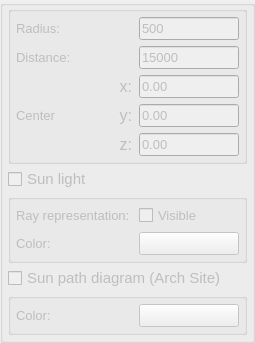
             <widget class="QGroupBox" name="groupBox_10">
              <property name="sizePolicy">
               <sizepolicy hsizetype="Expanding" vsizetype="Preferred">
                <horstretch>0</horstretch>
                <verstretch>0</verstretch>
               </sizepolicy>
              </property>
              <property name="font">
               <font>
                <pointsize>12</pointsize>
                <italic>true</italic>
               </font>
              </property>
              <property name="title">
               <string/>
              </property>
              <layout class="QGridLayout" name="gridLayout_11">
               <property name="leftMargin">
                <number>5</number>
               </property>
               <property name="topMargin">
                <number>0</number>
               </property>
               <property name="rightMargin">
                <number>5</number>
               </property>
               <property name="bottomMargin">
                <number>5</number>
               </property>
               <property name="verticalSpacing">
                <number>3</number>
               </property>
               <item row="4" column="0">
                <widget class="QCheckBox" name="checkBox_Sun_path_diagram">
                 <property name="enabled">
                  <bool>false</bool>
                 </property>
                 <property name="sizePolicy">
                  <sizepolicy hsizetype="Minimum" vsizetype="Maximum">
                   <horstretch>0</horstretch>
                   <verstretch>0</verstretch>
                  </sizepolicy>
                 </property>
                 <property name="font">
                  <font>
                   <pointsize>11</pointsize>
                   <italic>false</italic>
                  </font>
                 </property>
                 <property name="toolTip">
                  <string>It is necessary to have an Arch Site object
to enable the sun path diagram.
For Color 3D view shadows, leave it disabled.</string>
                 </property>
                 <property name="layoutDirection">
                  <enum>Qt::LeftToRight</enum>
                 </property>
                 <property name="text">
                  <string>Sun path diagram (Arch Site)</string>
                 </property>
                </widget>
               </item>
               <item row="1" column="0">
                <widget class="QGroupBox" name="groupBox_7">
                 <property name="sizePolicy">
                  <sizepolicy hsizetype="Expanding" vsizetype="Maximum">
                   <horstretch>0</horstretch>
                   <verstretch>0</verstretch>
                  </sizepolicy>
                 </property>
                 <property name="title">
                  <string/>
                 </property>
                 <layout class="QGridLayout" name="gridLayout_3">
                  <property name="leftMargin">
                   <number>5</number>
                  </property>
                  <property name="topMargin">
                   <number>5</number>
                  </property>
                  <property name="rightMargin">
                   <number>5</number>
                  </property>
                  <property name="bottomMargin">
                   <number>5</number>
                  </property>
                  <item row="0" column="0">
                   <layout class="QVBoxLayout" name="verticalLayout_16">
                    <item>
                     <layout class="QHBoxLayout" name="horizontalLayout_20">
                      <item>
                       <widget class="QLabel" name="label_radius">
                        <property name="enabled">
                         <bool>false</bool>
                        </property>
                        <property name="font">
                         <font>
                          <pointsize>10</pointsize>
                          <italic>false</italic>
                         </font>
                        </property>
                        <property name="text">
                         <string>Radius:</string>
                        </property>
                       </widget>
                      </item>
                      <item>
                       <spacer name="horizontalSpacer_2">
                        <property name="orientation">
                         <enum>Qt::Horizontal</enum>
                        </property>
                        <property name="sizeHint" stdset="0">
                         <size>
                          <width>40</width>
                          <height>20</height>
                         </size>
                        </property>
                       </spacer>
                      </item>
                      <item>
                       <widget class="QLineEdit" name="lineEdit_Radius">
                        <property name="enabled">
                         <bool>false</bool>
                        </property>
                        <property name="sizePolicy">
                         <sizepolicy hsizetype="Maximum" vsizetype="Fixed">
                          <horstretch>0</horstretch>
                          <verstretch>0</verstretch>
                         </sizepolicy>
                        </property>
                        <property name="maximumSize">
                         <size>
                          <width>100</width>
                          <height>16777215</height>
                         </size>
                        </property>
                        <property name="font">
                         <font>
                          <pointsize>10</pointsize>
                          <italic>false</italic>
                         </font>
                        </property>
                        <property name="toolTip">
                         <string/>
                        </property>
                        <property name="text">
                         <string>500</string>
                        </property>
                       </widget>
                      </item>
                     </layout>
                    </item>
                    <item>
                     <layout class="QHBoxLayout" name="horizontalLayout_21">
                      <item>
                       <widget class="QLabel" name="label_Distance">
                        <property name="enabled">
                         <bool>false</bool>
                        </property>
                        <property name="font">
                         <font>
                          <pointsize>10</pointsize>
                          <italic>false</italic>
                         </font>
                        </property>
                        <property name="text">
                         <string>Distance:</string>
                        </property>
                       </widget>
                      </item>
                      <item>
                       <spacer name="horizontalSpacer_7">
                        <property name="orientation">
                         <enum>Qt::Horizontal</enum>
                        </property>
                        <property name="sizeHint" stdset="0">
                         <size>
                          <width>40</width>
                          <height>20</height>
                         </size>
                        </property>
                       </spacer>
                      </item>
                      <item>
                       <widget class="QLineEdit" name="lineEdit_Distance">
                        <property name="enabled">
                         <bool>false</bool>
                        </property>
                        <property name="sizePolicy">
                         <sizepolicy hsizetype="Maximum" vsizetype="Fixed">
                          <horstretch>0</horstretch>
                          <verstretch>0</verstretch>
                         </sizepolicy>
                        </property>
                        <property name="maximumSize">
                         <size>
                          <width>100</width>
                          <height>16777215</height>
                         </size>
                        </property>
                        <property name="font">
                         <font>
                          <pointsize>10</pointsize>
                          <italic>false</italic>
                         </font>
                        </property>
                        <property name="toolTip">
                         <string/>
                        </property>
                        <property name="text">
                         <string>15000</string>
                        </property>
                       </widget>
                      </item>
                     </layout>
                    </item>
                   </layout>
                  </item>
                  <item row="1" column="0">
                   <layout class="QHBoxLayout" name="horizontalLayout_22">
                    <item>
                     <widget class="QLabel" name="label_Position">
                      <property name="enabled">
                       <bool>false</bool>
                      </property>
                      <property name="font">
                       <font>
                        <pointsize>10</pointsize>
                        <italic>false</italic>
                       </font>
                      </property>
                      <property name="toolTip">
                       <string>Adjust the center position according to the project</string>
                      </property>
                      <property name="text">
                       <string>Center</string>
                      </property>
                     </widget>
                    </item>
                    <item>
                     <layout class="QGridLayout" name="gridLayout_1">
                      <item row="1" column="1">
                       <widget class="QLineEdit" name="lineEdit_Position_y">
                        <property name="enabled">
                         <bool>false</bool>
                        </property>
                        <property name="sizePolicy">
                         <sizepolicy hsizetype="Maximum" vsizetype="Fixed">
                          <horstretch>0</horstretch>
                          <verstretch>0</verstretch>
                         </sizepolicy>
                        </property>
                        <property name="maximumSize">
                         <size>
                          <width>100</width>
                          <height>16777215</height>
                         </size>
                        </property>
                        <property name="font">
                         <font>
                          <pointsize>10</pointsize>
                          <italic>false</italic>
                         </font>
                        </property>
                        <property name="toolTip">
                         <string/>
                        </property>
                        <property name="text">
                         <string>0.00</string>
                        </property>
                       </widget>
                      </item>
                      <item row="2" column="0">
                       <widget class="QLabel" name="label_Position_z">
                        <property name="enabled">
                         <bool>false</bool>
                        </property>
                        <property name="sizePolicy">
                         <sizepolicy hsizetype="Minimum" vsizetype="Preferred">
                          <horstretch>0</horstretch>
                          <verstretch>0</verstretch>
                         </sizepolicy>
                        </property>
                        <property name="font">
                         <font>
                          <pointsize>12</pointsize>
                          <italic>false</italic>
                         </font>
                        </property>
                        <property name="layoutDirection">
                         <enum>Qt::RightToLeft</enum>
                        </property>
                        <property name="text">
                         <string>             z:</string>
                        </property>
                       </widget>
                      </item>
                      <item row="1" column="0">
                       <widget class="QLabel" name="label_Position_y">
                        <property name="enabled">
                         <bool>false</bool>
                        </property>
                        <property name="sizePolicy">
                         <sizepolicy hsizetype="Preferred" vsizetype="Preferred">
                          <horstretch>0</horstretch>
                          <verstretch>0</verstretch>
                         </sizepolicy>
                        </property>
                        <property name="font">
                         <font>
                          <pointsize>12</pointsize>
                          <italic>false</italic>
                         </font>
                        </property>
                        <property name="layoutDirection">
                         <enum>Qt::RightToLeft</enum>
                        </property>
                        <property name="text">
                         <string>             y:</string>
                        </property>
                       </widget>
                      </item>
                      <item row="0" column="1">
                       <widget class="QLineEdit" name="lineEdit_Position_x">
                        <property name="enabled">
                         <bool>false</bool>
                        </property>
                        <property name="sizePolicy">
                         <sizepolicy hsizetype="Maximum" vsizetype="Fixed">
                          <horstretch>0</horstretch>
                          <verstretch>0</verstretch>
                         </sizepolicy>
                        </property>
                        <property name="maximumSize">
                         <size>
                          <width>100</width>
                          <height>16777215</height>
                         </size>
                        </property>
                        <property name="font">
                         <font>
                          <pointsize>10</pointsize>
                          <italic>false</italic>
                         </font>
                        </property>
                        <property name="toolTip">
                         <string/>
                        </property>
                        <property name="text">
                         <string>0.00</string>
                        </property>
                       </widget>
                      </item>
                      <item row="2" column="1">
                       <widget class="QLineEdit" name="lineEdit_Position_z">
                        <property name="enabled">
                         <bool>false</bool>
                        </property>
                        <property name="sizePolicy">
                         <sizepolicy hsizetype="Maximum" vsizetype="Fixed">
                          <horstretch>0</horstretch>
                          <verstretch>0</verstretch>
                         </sizepolicy>
                        </property>
                        <property name="maximumSize">
                         <size>
                          <width>100</width>
                          <height>16777215</height>
                         </size>
                        </property>
                        <property name="font">
                         <font>
                          <pointsize>10</pointsize>
                          <italic>false</italic>
                         </font>
                        </property>
                        <property name="toolTip">
                         <string/>
                        </property>
                        <property name="text">
                         <string>0.00</string>
                        </property>
                       </widget>
                      </item>
                      <item row="0" column="0">
                       <widget class="QLabel" name="label_Position_x">
                        <property name="enabled">
                         <bool>false</bool>
                        </property>
                        <property name="sizePolicy">
                         <sizepolicy hsizetype="Minimum" vsizetype="Preferred">
                          <horstretch>0</horstretch>
                          <verstretch>0</verstretch>
                         </sizepolicy>
                        </property>
                        <property name="maximumSize">
                         <size>
                          <width>100</width>
                          <height>16777215</height>
                         </size>
                        </property>
                        <property name="font">
                         <font>
                          <pointsize>12</pointsize>
                          <italic>false</italic>
                          <kerning>true</kerning>
                         </font>
                        </property>
                        <property name="layoutDirection">
                         <enum>Qt::RightToLeft</enum>
                        </property>
                        <property name="text">
                         <string>             x:</string>
                        </property>
                       </widget>
                      </item>
                     </layout>
                    </item>
                   </layout>
                  </item>
                 </layout>
                </widget>
               </item>
               <item row="5" column="0">
                <widget class="QGroupBox" name="groupBox_9">
                 <property name="title">
                  <string/>
                 </property>
                 <layout class="QGridLayout" name="gridLayout_4">
                  <property name="leftMargin">
                   <number>5</number>
                  </property>
                  <property name="topMargin">
                   <number>5</number>
                  </property>
                  <property name="rightMargin">
                   <number>5</number>
                  </property>
                  <property name="bottomMargin">
                   <number>5</number>
                  </property>
                  <item row="0" column="0">
                   <widget class="QLabel" name="label_Color_2">
                    <property name="enabled">
                     <bool>false</bool>
                    </property>
                    <property name="font">
                     <font>
                      <pointsize>10</pointsize>
                      <italic>false</italic>
                     </font>
                    </property>
                    <property name="text">
                     <string>Color:</string>
                    </property>
                   </widget>
                  </item>
                  <item row="0" column="1">
                   <widget class="QPushButton" name="colorButtonTop_2">
                    <property name="enabled">
                     <bool>false</bool>
                    </property>
                    <property name="sizePolicy">
                     <sizepolicy hsizetype="Minimum" vsizetype="Fixed">
                      <horstretch>0</horstretch>
                      <verstretch>0</verstretch>
                     </sizepolicy>
                    </property>
                    <property name="maximumSize">
                     <size>
                      <width>100</width>
                      <height>16777215</height>
                     </size>
                    </property>
                    <property name="font">
                     <font>
                      <pointsize>10</pointsize>
                      <italic>false</italic>
                     </font>
                    </property>
                    <property name="toolTip">
                     <string>Choose the color of the sun path diagram</string>
                    </property>
                   </widget>
                  </item>
                 </layout>
                </widget>
               </item>
               <item row="2" column="0">
                <widget class="QCheckBox" name="checkBox_Sun_light_representation">
                 <property name="enabled">
                  <bool>false</bool>
                 </property>
                 <property name="sizePolicy">
                  <sizepolicy hsizetype="Minimum" vsizetype="Maximum">
                   <horstretch>0</horstretch>
                   <verstretch>0</verstretch>
                  </sizepolicy>
                 </property>
                 <property name="font">
                  <font>
                   <pointsize>11</pointsize>
                   <italic>false</italic>
                  </font>
                 </property>
                 <property name="toolTip">
                  <string>Enable the sun light representation</string>
                 </property>
                 <property name="layoutDirection">
                  <enum>Qt::LeftToRight</enum>
                 </property>
                 <property name="styleSheet">
                  <string notr="true"/>
                 </property>
                 <property name="text">
                  <string>Sun light</string>
                 </property>
                </widget>
               </item>
               <item row="3" column="0">
                <widget class="QGroupBox" name="groupBox_6">
                 <property name="sizePolicy">
                  <sizepolicy hsizetype="Expanding" vsizetype="Maximum">
                   <horstretch>0</horstretch>
                   <verstretch>0</verstretch>
                  </sizepolicy>
                 </property>
                 <property name="title">
                  <string/>
                 </property>
                 <layout class="QGridLayout" name="gridLayout_2">
                  <property name="leftMargin">
                   <number>5</number>
                  </property>
                  <property name="topMargin">
                   <number>5</number>
                  </property>
                  <property name="rightMargin">
                   <number>5</number>
                  </property>
                  <property name="bottomMargin">
                   <number>5</number>
                  </property>
                  <item row="0" column="1">
                   <layout class="QVBoxLayout" name="verticalLayout_17">
                    <item>
                     <layout class="QHBoxLayout" name="horizontalLayout_23">
                      <item>
                       <widget class="QLabel" name="label_Ray_representation">
                        <property name="enabled">
                         <bool>false</bool>
                        </property>
                        <property name="font">
                         <font>
                          <pointsize>10</pointsize>
                          <italic>false</italic>
                         </font>
                        </property>
                        <property name="text">
                         <string>Ray representation:</string>
                        </property>
                       </widget>
                      </item>
                      <item>
                       <widget class="QCheckBox" name="checkBox_Ray_representation">
                        <property name="enabled">
                         <bool>false</bool>
                        </property>
                        <property name="maximumSize">
                         <size>
                          <width>100</width>
                          <height>16777215</height>
                         </size>
                        </property>
                        <property name="font">
                         <font>
                          <pointsize>10</pointsize>
                          <italic>false</italic>
                         </font>
                        </property>
                        <property name="text">
                         <string>Visible</string>
                        </property>
                       </widget>
                      </item>
                     </layout>
                    </item>
                    <item>
                     <layout class="QHBoxLayout" name="horizontalLayout_24">
                      <item>
                       <widget class="QLabel" name="label_Color">
                        <property name="enabled">
                         <bool>false</bool>
                        </property>
                        <property name="font">
                         <font>
                          <pointsize>10</pointsize>
                          <italic>false</italic>
                         </font>
                        </property>
                        <property name="text">
                         <string>Color:</string>
                        </property>
                       </widget>
                      </item>
                      <item>
                       <widget class="QPushButton" name="colorButtonTop">
                        <property name="enabled">
                         <bool>false</bool>
                        </property>
                        <property name="sizePolicy">
                         <sizepolicy hsizetype="Minimum" vsizetype="Fixed">
                          <horstretch>0</horstretch>
                          <verstretch>0</verstretch>
                         </sizepolicy>
                        </property>
                        <property name="maximumSize">
                         <size>
                          <width>100</width>
                          <height>16777215</height>
                         </size>
                        </property>
                        <property name="font">
                         <font>
                          <pointsize>10</pointsize>
                          <italic>false</italic>
                         </font>
                        </property>
                        <property name="toolTip">
                         <string>Choose the color of the sunlight representation</string>
                        </property>
                        <property name="styleSheet">
                         <string notr="true"/>
                        </property>
                       </widget>
                      </item>
                     </layout>
                    </item>
                   </layout>
                  </item>
                 </layout>
                </widget>
               </item>
              </layout>
             </widget>
